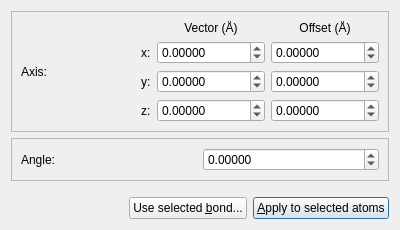
<?xml version="1.0" encoding="UTF-8"?>
<ui version="4.0">
 <class>RotateSelectionDialog</class>
 <widget class="QDialog" name="RotateSelectionDialog">
  <property name="geometry">
   <rect>
    <x>0</x>
    <y>0</y>
    <width>400</width>
    <height>230</height>
   </rect>
  </property>
  <property name="windowTitle">
   <string>Rotate Selection Extension</string>
  </property>
  <layout class="QGridLayout" name="gridLayout">
   <item row="0" column="0" colspan="3">
    <widget class="QFrame" name="frame">
     <property name="frameShape">
      <enum>QFrame::StyledPanel</enum>
     </property>
     <property name="frameShadow">
      <enum>QFrame::Raised</enum>
     </property>
     <layout class="QGridLayout" name="gridLayout_2">
      <item row="0" column="0">
       <widget class="QLabel" name="label">
        <property name="text">
         <string>Axis:</string>
        </property>
       </widget>
      </item>
      <item row="0" column="1">
       <layout class="QGridLayout" name="gridLayout_4">
        <item row="1" column="0">
         <widget class="QLabel" name="label_3">
          <property name="sizePolicy">
           <sizepolicy hsizetype="Maximum" vsizetype="Preferred">
            <horstretch>0</horstretch>
            <verstretch>0</verstretch>
           </sizepolicy>
          </property>
          <property name="text">
           <string>x:</string>
          </property>
         </widget>
        </item>
        <item row="2" column="0">
         <widget class="QLabel" name="label_4">
          <property name="sizePolicy">
           <sizepolicy hsizetype="Maximum" vsizetype="Preferred">
            <horstretch>0</horstretch>
            <verstretch>0</verstretch>
           </sizepolicy>
          </property>
          <property name="text">
           <string>y:</string>
          </property>
         </widget>
        </item>
        <item row="3" column="0">
         <widget class="QLabel" name="label_5">
          <property name="sizePolicy">
           <sizepolicy hsizetype="Maximum" vsizetype="Preferred">
            <horstretch>0</horstretch>
            <verstretch>0</verstretch>
           </sizepolicy>
          </property>
          <property name="text">
           <string>z:</string>
          </property>
         </widget>
        </item>
        <item row="1" column="1">
         <widget class="QDoubleSpinBox" name="spin_vx">
          <property name="decimals">
           <number>5</number>
          </property>
          <property name="minimum">
           <double>-100000.000000000000000</double>
          </property>
          <property name="maximum">
           <double>100000.000000000000000</double>
          </property>
         </widget>
        </item>
        <item row="2" column="1">
         <widget class="QDoubleSpinBox" name="spin_vy">
          <property name="decimals">
           <number>5</number>
          </property>
          <property name="minimum">
           <double>-100000.000000000000000</double>
          </property>
          <property name="maximum">
           <double>100000.000000000000000</double>
          </property>
         </widget>
        </item>
        <item row="3" column="1">
         <widget class="QDoubleSpinBox" name="spin_vz">
          <property name="decimals">
           <number>5</number>
          </property>
          <property name="minimum">
           <double>-100000.000000000000000</double>
          </property>
          <property name="maximum">
           <double>100000.000000000000000</double>
          </property>
         </widget>
        </item>
        <item row="1" column="2">
         <widget class="QDoubleSpinBox" name="spin_tx">
          <property name="decimals">
           <number>5</number>
          </property>
          <property name="minimum">
           <double>-100000.000000000000000</double>
          </property>
          <property name="maximum">
           <double>100000.000000000000000</double>
          </property>
         </widget>
        </item>
        <item row="2" column="2">
         <widget class="QDoubleSpinBox" name="spin_ty">
          <property name="decimals">
           <number>5</number>
          </property>
          <property name="minimum">
           <double>-100000.000000000000000</double>
          </property>
          <property name="maximum">
           <double>100000.000000000000000</double>
          </property>
         </widget>
        </item>
        <item row="3" column="2">
         <widget class="QDoubleSpinBox" name="spin_tz">
          <property name="decimals">
           <number>5</number>
          </property>
          <property name="minimum">
           <double>-100000.000000000000000</double>
          </property>
          <property name="maximum">
           <double>100000.000000000000000</double>
          </property>
         </widget>
        </item>
        <item row="0" column="1">
         <widget class="QLabel" name="label_6">
          <property name="text">
           <string>Vector (Å)</string>
          </property>
          <property name="alignment">
           <set>Qt::AlignCenter</set>
          </property>
         </widget>
        </item>
        <item row="0" column="2">
         <widget class="QLabel" name="label_7">
          <property name="text">
           <string>Offset (Å)</string>
          </property>
          <property name="alignment">
           <set>Qt::AlignCenter</set>
          </property>
         </widget>
        </item>
       </layout>
      </item>
     </layout>
    </widget>
   </item>
   <item row="1" column="0" colspan="3">
    <widget class="QFrame" name="Angle">
     <property name="frameShape">
      <enum>QFrame::StyledPanel</enum>
     </property>
     <property name="frameShadow">
      <enum>QFrame::Raised</enum>
     </property>
     <layout class="QGridLayout" name="gridLayout_3">
      <item row="1" column="0">
       <widget class="QLabel" name="label_2">
        <property name="text">
         <string>Angle:</string>
        </property>
       </widget>
      </item>
      <item row="1" column="1">
       <widget class="QDoubleSpinBox" name="spin_angle">
        <property name="decimals">
         <number>5</number>
        </property>
        <property name="minimum">
         <double>-360.000000000000000</double>
        </property>
        <property name="maximum">
         <double>360.000000000000000</double>
        </property>
       </widget>
      </item>
     </layout>
    </widget>
   </item>
   <item row="2" column="0">
    <spacer name="verticalSpacer">
     <property name="orientation">
      <enum>Qt::Vertical</enum>
     </property>
     <property name="sizeHint" stdset="0">
      <size>
       <width>20</width>
       <height>40</height>
      </size>
     </property>
    </spacer>
   </item>
   <item row="3" column="2">
    <widget class="QPushButton" name="push_apply">
     <property name="text">
      <string>&amp;Apply to selected atoms</string>
     </property>
    </widget>
   </item>
   <item row="3" column="0">
    <spacer name="horizontalSpacer">
     <property name="orientation">
      <enum>Qt::Horizontal</enum>
     </property>
     <property name="sizeHint" stdset="0">
      <size>
       <width>40</width>
       <height>20</height>
      </size>
     </property>
    </spacer>
   </item>
   <item row="3" column="1">
    <widget class="QPushButton" name="push_useBond">
     <property name="text">
      <string>Use selected &amp;bond...</string>
     </property>
    </widget>
   </item>
  </layout>
 </widget>
 <resources/>
 <connections/>
</ui>
